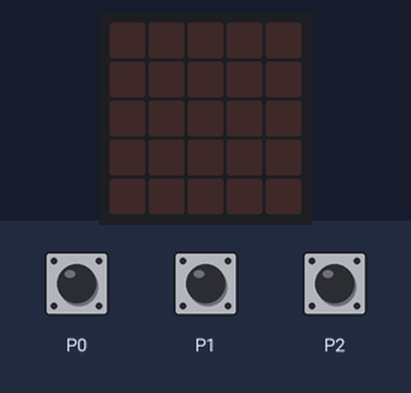
Simulated run of this program. Board: BBC micro:bit (MakeCode). Shown: the board's 5×5 LED display. The inputs (shaded band) are chosen by the test bench. Random numbers come from a fixed seed; the 48×5 strip is a reading aid, not a part: it shows the text the display is scrolling, unrolled, one strip-width of it at a time.

Above: at 1.2 s.
1.3 s: touch pin P0 pressed for 0.15 s
At 2.0 s:
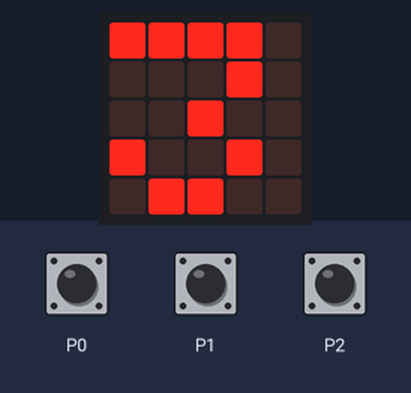
At 13.6 s:
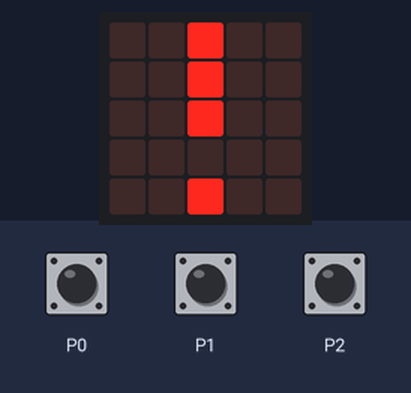
Timing chart, 0 to 14.8 s (numbered marks = the images above; inputs shaded):
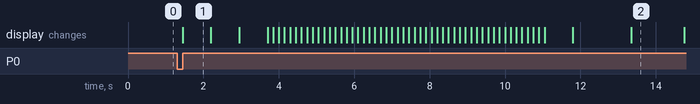

Measured:
- after the input at 1.3 s, the display: changes after 0.15 s (image 1)
- what the display in image 1 shows lasts 0.7 s, from 1.5 s to 2.2 s

The program:

main.ts
```typescript
input.onPinPressed(TouchPin.P0, function () {
    basic.showNumber(3)
    basic.showNumber(2)
    basic.showNumber(1)
    basic.showString("Decolar!")
    basic.pause(randint(1000, 5000))
    basic.showLeds(`
        . . # . .
        . . # . .
        . . # . .
        . . . . .
        . . # . .
        `)
    basic.pause(1000)
    basic.clearScreen()
})
input.onPinPressed(TouchPin.P2, function () {
    if (Tocar == false) {
        Tocar = true
        P2 += 1
        basic.showLeds(`
            . . . # #
            . . . # #
            . . . # #
            . . . # #
            . . . # #
            `)
        basic.pause(1000)
        basic.clearScreen()
    }
})
input.onPinPressed(TouchPin.P1, function () {
    if (Tocar == false) {
        Tocar = true
        P1 += 1
        basic.showLeds(`
            # # . . .
            # # . . .
            # # . . .
            # # . . .
            # # . . .
            `)
        basic.pause(1000)
        basic.clearScreen()
    }
})
let Tocar = false
let P1 = 0
let P2 = 0
```

test.ts
```typescript
// testes vão aqui; isto não será compilado quando este pacote for usado como uma extensão.
```
